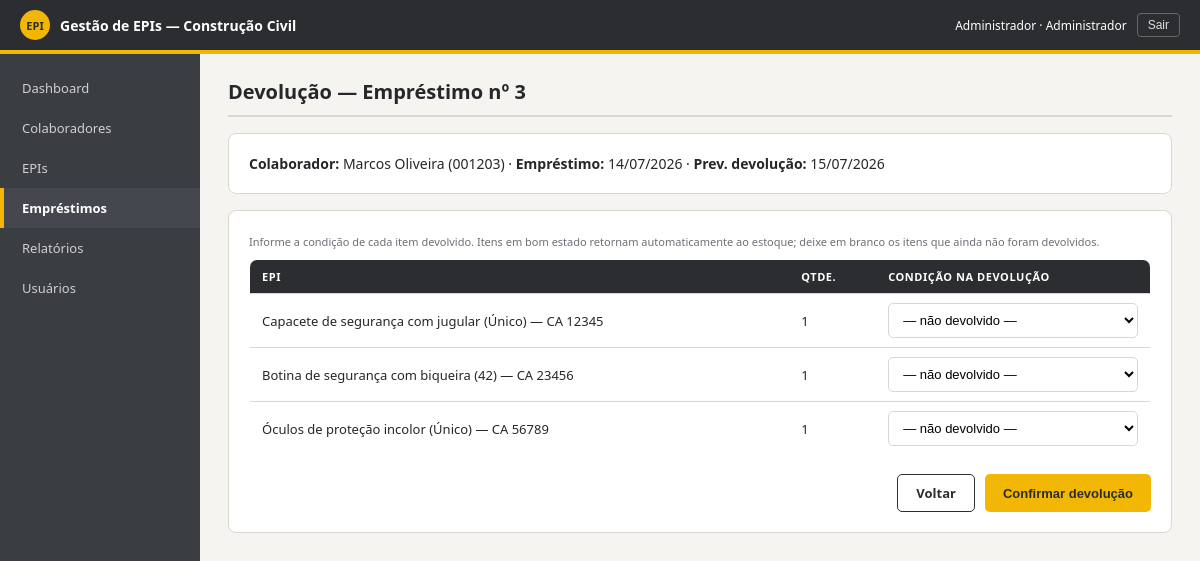
The page /emprestimos/3/devolucao/ (signed in) on the database its author committed.
### core/models.py (models this page shows, shortened)
class Usuario(AbstractUser):
    class Perfil(models.TextChoices):
        ADMINISTRADOR = 'ADMINISTRADOR', 'Administrador'
        TECNICO = 'TECNICO', 'Técnico de Segurança'
        ALMOXARIFE = 'ALMOXARIFE', 'Almoxarife'
    perfil = models.CharField('Perfil de acesso', max_length=20,
                              choices=Perfil.choices, default=Perfil.TECNICO)
    @property
    def eh_admin(self):
        return self.perfil == self.Perfil.ADMINISTRADOR or self.is_superuser

class Emprestimo(models.Model):
    class Status(models.TextChoices):
        ATIVO = 'ATIVO', 'Ativo'
        DEVOLVIDO = 'DEVOLVIDO', 'Devolvido'
        ATRASADO = 'ATRASADO', 'Atrasado'
    colaborador = models.ForeignKey(Colaborador, on_delete=models.PROTECT,
                                    related_name='emprestimos', verbose_name='Colaborador')
    usuario = models.ForeignKey('core.Usuario', on_delete=models.PROTECT,
                                related_name='emprestimos_registrados',
                                verbose_name='Registrado por')
    data_emprestimo = models.DateTimeField('Data do empréstimo', auto_now_add=True)
    data_prevista_devolucao = models.DateField('Data prevista de devolução')
    status = models.CharField('Status', max_length=10,
                              choices=Status.choices, default=Status.ATIVO)
    observacao = models.CharField('Observação', max_length=255, blank=True)
    class Meta:
        ordering = ['-data_emprestimo']
        verbose_name = 'empréstimo'
        verbose_name_plural = 'empréstimos'
    @property
    def itens_pendentes(self):
        return self.itens.filter(data_devolucao__isnull=True)

class Colaborador(models.Model):
    matricula = models.CharField('Matrícula', max_length=20, unique=True)
    nome = models.CharField('Nome completo', max_length=100)
    cpf = models.CharField('CPF', max_length=14, unique=True,
                           help_text='Somente números ou no formato 000.000.000-00')
    data_nascimento = models.DateField('Data de nascimento', null=True, blank=True)
    cargo = models.CharField('Cargo', max_length=60)
    setor = models.CharField('Setor', max_length=60)
    telefone = models.CharField('Telefone', max_length=15, blank=True)
    email = models.EmailField('E-mail', blank=True)
    ativo = models.BooleanField('Ativo', default=True)
    criado_em = models.DateTimeField(auto_now_add=True)
    class Meta:
        ordering = ['nome']
        verbose_name = 'colaborador'
        verbose_name_plural = 'colaboradores'

class ItemEmprestimo(models.Model):
    class Condicao(models.TextChoices):
        BOM_ESTADO = 'BOM_ESTADO', 'Bom estado'
        DANIFICADO = 'DANIFICADO', 'Danificado'
        EXTRAVIADO = 'EXTRAVIADO', 'Extraviado'
    emprestimo = models.ForeignKey(Emprestimo, on_delete=models.CASCADE,
                                   related_name='itens')
    epi = models.ForeignKey(EPI, on_delete=models.PROTECT,
                            related_name='itens_emprestados', verbose_name='EPI')
    quantidade = models.PositiveIntegerField('Quantidade', default=1,
                                             validators=[MinValueValidator(1)])
    data_devolucao = models.DateTimeField('Data da devolução', null=True, blank=True)
    condicao_devolucao = models.CharField('Condição na devolução', max_length=12,
                                          choices=Condicao.choices, blank=True)
    class Meta:
        verbose_name = 'item do empréstimo'
        verbose_name_plural = 'itens do empréstimo'

class EPI(models.Model):
    class Categoria(models.TextChoices):
        CABECA = 'CABECA', 'Proteção da cabeça'
        AUDITIVA = 'AUDITIVA', 'Proteção auditiva'
        RESPIRATORIA = 'RESPIRATORIA', 'Proteção respiratória'
        VISUAL = 'VISUAL', 'Proteção visual'
        MAOS = 'MAOS', 'Proteção das mãos'
        PES = 'PES', 'Proteção dos pés'
        TRONCO = 'TRONCO', 'Proteção do tronco'
        ALTURA = 'ALTURA', 'Trabalho em altura'
        OUTROS = 'OUTROS', 'Outros'
    nome = models.CharField('Nome do EPI', max_length=100)
    descricao = models.CharField('Descrição', max_length=255, blank=True)
    categoria = models.CharField('Categoria', max_length=20, choices=Categoria.choices)
    ca_numero = models.CharField('Nº do CA', max_length=20,
                                 help_text='Certificado de Aprovação (NR-6)')
    ca_validade = models.DateField('Validade do CA')
    tamanho = models.CharField('Tamanho', max_length=10, blank=True)
    qtd_estoque = models.PositiveIntegerField('Qtde. em estoque', default=0)
    qtd_minima = models.PositiveIntegerField('Estoque mínimo', default=5)
    ativo = models.BooleanField('Ativo', default=True)
    criado_em = models.DateTimeField(auto_now_add=True)
    class Meta:
        ordering = ['nome']
        verbose_name = 'EPI'
        verbose_name_plural = 'EPIs'

### core/views.py (the view, shortened to what this page needs)
# urls.py: path('emprestimos/<int:pk>/devolucao/', views.emprestimo_devolucao, name='emprestimo_devolucao'),
@login_required
def emprestimo_devolucao(request, pk):
    emprestimo = get_object_or_404(Emprestimo, pk=pk)
    itens = emprestimo.itens_pendentes.select_related('epi')
    return render(request, 'core/emprestimo_devolucao.html', {
        'emprestimo': emprestimo, 'itens': itens,
        'condicoes': ItemEmprestimo.Condicao.choices,
    })

### core/templates/core/emprestimo_devolucao.html (shortened to what this page needs)
{% extends 'core/base.html' %}
{% block conteudo %}
<h1>Devolução — Empréstimo nº {{ emprestimo.pk }}</h1>
<div class="painel" style="margin-bottom:16px;">
  <strong>Colaborador:</strong> {{ emprestimo.colaborador.nome }} ({{ emprestimo.colaborador.matricula }}) ·
  <strong>Empréstimo:</strong> {{ emprestimo.data_emprestimo|date:'d/m/Y' }} ·
  <strong>Prev. devolução:</strong> {{ emprestimo.data_prevista_devolucao|date:'d/m/Y' }}
</div>
{% if itens %}
<form method="post" class="painel">
  <p class="ajuda" style="margin-bottom:10px;">Informe a condição de cada item devolvido. Itens em bom estado retornam automaticamente ao estoque; deixe em branco os itens que ainda não foram devolvidos.</p>
  <table>
    <tr><th>EPI</th><th>Qtde.</th><th>Condição na devolução</th></tr>
    {% for item in itens %}
    <tr>
      <td>{{ item.epi.nome }}{% if item.epi.tamanho %} ({{ item.epi.tamanho }}){% endif %} — {{ item.epi.ca_numero }}</td>
      <td>{{ item.quantidade }}</td>
      <td>
        <select class="campo" name="condicao_{{ item.pk }}">
          <option value="">— não devolvido —</option>
        </select>
      </td>
    </tr>
    {% endfor %}
  </table>
  <div class="acoes">
    <a class="btn btn-secundario" href="{% url 'emprestimo_lista' %}">Voltar</a>
    <button class="btn btn-primario" type="submit">Confirmar devolução</button>
  </div>
</form>
{% else %}
<div class="painel">Todos os itens deste empréstimo já foram devolvidos.</div>
{% endif %}
{% endblock %}

### core/templates/core/base.html (shortened to what this page needs)
{% load static %}
<!DOCTYPE html>
<html lang="pt-BR">
<head>
<link rel="stylesheet" href="{% static 'css/style.css' %}">
</head>
<body>
<header class="topbar">
  <div class="marca"><span class="capacete">EPI</span> Gestão de EPIs — Construção Civil</div>
  <div class="usuario-chip">
    <span>{{ user.get_full_name|default:user.username }} · {{ user.get_perfil_display }}</span>
    <form method="post" action="{% url 'logout' %}">{% csrf_token %}<button type="submit">Sair</button></form>
  </div>
</header>
<div class="layout">
  <nav class="menu">
    {% with atual=request.resolver_match.url_name %}
    <a href="{% url 'dashboard' %}" class="{% if atual == 'dashboard' %}ativo{% endif %}">Dashboard</a>
    <a href="{% url 'colaborador_lista' %}" class="{% if 'colaborador' in atual %}ativo{% endif %}">Colaboradores</a>
    <a href="{% url 'epi_lista' %}" class="{% if 'epi_' in atual %}ativo{% endif %}">EPIs</a>
    <a href="{% url 'emprestimo_lista' %}" class="{% if 'emprestimo' in atual %}ativo{% endif %}">Empréstimos</a>
    <a href="{% url 'relatorios' %}" class="{% if atual == 'relatorios' %}ativo{% endif %}">Relatórios</a>
    {% if user.eh_admin %}
    <a href="{% url 'usuario_lista' %}" class="{% if 'usuario' in atual %}ativo{% endif %}">Usuários</a>
    {% endif %}
    {% endwith %}
  </nav>
  <main class="conteudo">
    {% block conteudo %}{% endblock %}
  </main>
</div>
</body>
</html>

### core/static/css/style.css (style rules this page uses)
:root { --grafite:#2b2d31; --grafite-2:#3a3d42; --amarelo:#f2b705; --amarelo-esc:#c79300; --papel:#f5f4f0; --branco:#ffffff; --linha:#d9d7d0; --texto:#26272b; --cinza:#6d6f76; --ok:#2e7d32; --alerta:#b3261e; --aviso:#9a6c00; }
* { box-sizing:border-box; margin:0; padding:0; }
body { font-family:'Segoe UI',Arial,sans-serif; background:var(--papel); color:var(--texto); font-size:14px; }
a { color:inherit; }
.topbar { display:flex; justify-content:space-between; align-items:center; background:var(--grafite); color:#fff; padding:10px 20px; border-bottom:4px solid var(--amarelo); }
.marca { display:flex; align-items:center; gap:10px; font-weight:700; }
.marca .capacete { width:30px;height:30px;border-radius:50%;background:var(--amarelo); color:var(--grafite);display:flex;align-items:center;justify-content:center;font-size:11px;font-weight:800; }
.usuario-chip { font-size:12px; display:flex; align-items:center; gap:10px; }
.usuario-chip form { display:inline; }
.usuario-chip button { background:none;border:1px solid #666;color:#ddd;border-radius:4px; padding:4px 10px;cursor:pointer;font-size:12px; }
.layout { display:flex; min-height:calc(100vh - 55px); }
.menu { width:200px; background:var(--grafite-2); padding:14px 0; }
.menu a { display:block; color:#cfd0d4; text-decoration:none; padding:11px 18px; font-size:13px; border-left:4px solid transparent; }
.menu a.ativo { border-left-color:var(--amarelo); background:#44474d; color:#fff; font-weight:600; }
.conteudo { flex:1; padding:24px 28px; max-width:1100px; }
h1 { font-size:20px; margin-bottom:16px; padding-bottom:10px; border-bottom:2px solid var(--linha); }
form.painel, .painel { background:var(--branco); border:1px solid var(--linha); border-radius:8px; padding:20px; }
.campo, input.campo, select.campo, textarea.campo { width:100%; border:1.5px solid var(--linha); border-radius:5px; padding:8px 10px; font-size:13px; background:#fff; }
.ajuda { font-size:11px; color:var(--cinza); margin-top:3px; }
.acoes { display:flex; gap:10px; justify-content:flex-end; margin-top:18px; }
.btn { display:inline-block; border:none; border-radius:5px; padding:9px 18px; font-size:13px; font-weight:600; cursor:pointer; text-decoration:none; }
.btn-primario { background:var(--amarelo); color:var(--grafite); }
.btn-secundario { background:#fff; border:1.5px solid var(--grafite); color:var(--grafite); }
table { width:100%; border-collapse:collapse; background:var(--branco); border:1px solid var(--linha); border-radius:8px; overflow:hidden; font-size:13px; }
th { background:var(--grafite); color:#fff; text-align:left; padding:9px 12px; font-size:11px; text-transform:uppercase; letter-spacing:.05em; }
td { padding:9px 12px; border-top:1px solid var(--linha); }

### rows shown on the page
Usuario: get_full_name "Administrador", perfil "Administrador"
Emprestimo: pk "3", colaborador.nome "Marcos Oliveira", colaborador.matricula "001203", data_emprestimo "14/07/2026", data_prevista_devolucao "15/07/2026"
ItemEmprestimo: epi.nome "Capacete de segurança com jugular", epi.tamanho "Único", epi.ca_numero "CA 12345", quantidade "1"
ItemEmprestimo: epi.nome "Botina de segurança com biqueira", epi.tamanho "42", epi.ca_numero "CA 23456", quantidade "1"
ItemEmprestimo: epi.nome "Óculos de proteção incolor", epi.tamanho "Único", epi.ca_numero "CA 56789", quantidade "1"
